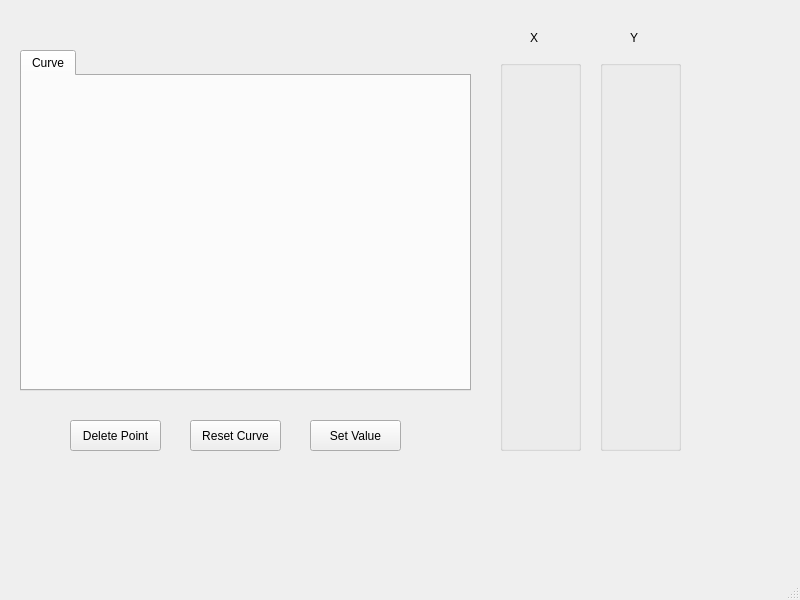
<?xml version="1.0" encoding="UTF-8"?>
<ui version="4.0">
 <class>MainWindow</class>
 <widget class="QMainWindow" name="MainWindow">
  <property name="geometry">
   <rect>
    <x>0</x>
    <y>0</y>
    <width>800</width>
    <height>600</height>
   </rect>
  </property>
  <property name="windowTitle">
   <string>MainWindow</string>
  </property>
  <widget class="QWidget" name="centralwidget">
   <widget class="QTabWidget" name="tabWidget">
    <property name="geometry">
     <rect>
      <x>20</x>
      <y>50</y>
      <width>451</width>
      <height>341</height>
     </rect>
    </property>
    <property name="currentIndex">
     <number>0</number>
    </property>
    <widget class="QWidget" name="tab">
     <attribute name="title">
      <string>Curve</string>
     </attribute>
    </widget>
   </widget>
   <widget class="QPushButton" name="resetBtn">
    <property name="geometry">
     <rect>
      <x>190</x>
      <y>420</y>
      <width>91</width>
      <height>31</height>
     </rect>
    </property>
    <property name="toolTip">
     <string>Reset the Current Curve</string>
    </property>
    <property name="text">
     <string>Reset Curve</string>
    </property>
   </widget>
   <widget class="QPushButton" name="setValBtn">
    <property name="geometry">
     <rect>
      <x>310</x>
      <y>420</y>
      <width>91</width>
      <height>31</height>
     </rect>
    </property>
    <property name="toolTip">
     <string>Calculate the Values from Curves</string>
    </property>
    <property name="text">
     <string>Set Value</string>
    </property>
   </widget>
   <widget class="QPushButton" name="delBtn">
    <property name="geometry">
     <rect>
      <x>70</x>
      <y>420</y>
      <width>91</width>
      <height>31</height>
     </rect>
    </property>
    <property name="toolTip">
     <string>Delete the Selected Point</string>
    </property>
    <property name="text">
     <string>Delete Point</string>
    </property>
   </widget>
   <widget class="QLabel" name="label">
    <property name="geometry">
     <rect>
      <x>530</x>
      <y>30</y>
      <width>31</width>
      <height>16</height>
     </rect>
    </property>
    <property name="text">
     <string>X</string>
    </property>
   </widget>
   <widget class="QLabel" name="label_2">
    <property name="geometry">
     <rect>
      <x>630</x>
      <y>30</y>
      <width>31</width>
      <height>16</height>
     </rect>
    </property>
    <property name="text">
     <string>Y</string>
    </property>
   </widget>
   <widget class="QGroupBox" name="XGroupBox">
    <property name="geometry">
     <rect>
      <x>500</x>
      <y>60</y>
      <width>81</width>
      <height>391</height>
     </rect>
    </property>
    <layout class="QVBoxLayout" name="XLayout"/>
   </widget>
   <widget class="QGroupBox" name="YGroupBox">
    <property name="geometry">
     <rect>
      <x>600</x>
      <y>60</y>
      <width>81</width>
      <height>391</height>
     </rect>
    </property>
    <layout class="QVBoxLayout" name="YLayout"/>
   </widget>
  </widget>
  <widget class="QMenuBar" name="menubar">
   <property name="geometry">
    <rect>
     <x>0</x>
     <y>0</y>
     <width>800</width>
     <height>22</height>
    </rect>
   </property>
  </widget>
  <widget class="QStatusBar" name="statusbar"/>
 </widget>
 <resources/>
 <connections/>
</ui>
